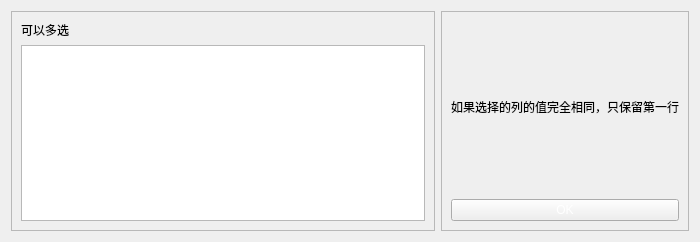
<?xml version="1.0" encoding="UTF-8"?>
<ui version="4.0">
    <class>Form</class>
    <widget class="QWidget" name="Form">
        <property name="geometry">
            <rect>
                <x>0</x>
                <y>0</y>
                <width>700</width>
                <height>242</height>
            </rect>
        </property>
        <property name="windowTitle">
            <string>行去重</string>
        </property>
        <layout class="QHBoxLayout" name="horizontalLayout">
            <item>
                <widget class="QFrame" name="frame">
                    <property name="frameShape">
                        <enum>QFrame::StyledPanel</enum>
                    </property>
                    <property name="frameShadow">
                        <enum>QFrame::Raised</enum>
                    </property>
                    <layout class="QVBoxLayout" name="verticalLayout">
                        <item>
                            <widget class="QLabel" name="label">
                                <property name="text">
                                    <string>可以多选</string>
                                </property>
                            </widget>
                        </item>
                        <item>
                            <widget class="QListWidget" name="column_names">
                                <property name="selectionMode">
                                    <enum>QAbstractItemView::ExtendedSelection</enum>
                                </property>
                            </widget>
                        </item>
                    </layout>
                </widget>
            </item>
            <item>
                <widget class="QFrame" name="frame_2">
                    <property name="frameShape">
                        <enum>QFrame::StyledPanel</enum>
                    </property>
                    <property name="frameShadow">
                        <enum>QFrame::Raised</enum>
                    </property>
                    <layout class="QVBoxLayout" name="verticalLayout_2">
                        <item>
                            <widget class="QLabel" name="label_2">
                                <property name="text">
                                    <string>如果选择的列的值完全相同，只保留第一行</string>
                                </property>
                            </widget>
                        </item>
                        <item>
                            <widget class="QPushButton" name="btn_ok">
                                <property name="styleSheet">
                                    <string notr="true">color: rgb(255, 255, 255); background-color: rgb(28, 177,
                                        245);
                                    </string>
                                </property>
                                <property name="text">
                                    <string>OK</string>
                                </property>
                            </widget>
                        </item>
                    </layout>
                </widget>
            </item>
        </layout>
    </widget>
    <resources/>
    <connections/>
</ui>
